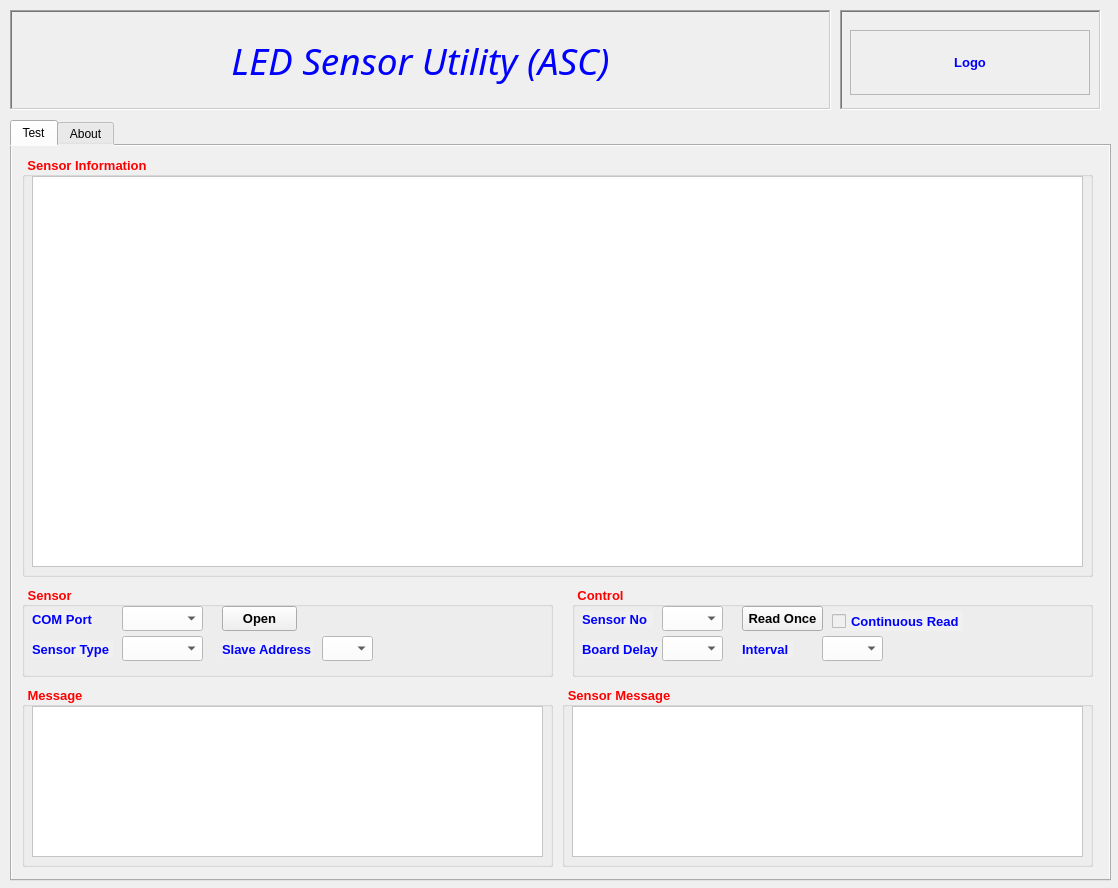
<?xml version="1.0" encoding="UTF-8"?>
<ui version="4.0">
 <class>MainWindow</class>
 <widget class="QMainWindow" name="MainWindow">
  <property name="geometry">
   <rect>
    <x>0</x>
    <y>0</y>
    <width>1118</width>
    <height>888</height>
   </rect>
  </property>
  <property name="font">
   <font>
    <pointsize>10</pointsize>
    <bold>true</bold>
   </font>
  </property>
  <property name="windowTitle">
   <string>MainWindow</string>
  </property>
  <property name="styleSheet">
   <string notr="true">color:black;</string>
  </property>
  <widget class="QWidget" name="centralwidget">
   <widget class="QFrame" name="titleFrame">
    <property name="geometry">
     <rect>
      <x>10</x>
      <y>10</y>
      <width>821</width>
      <height>100</height>
     </rect>
    </property>
    <property name="frameShape">
     <enum>QFrame::WinPanel</enum>
    </property>
    <property name="frameShadow">
     <enum>QFrame::Sunken</enum>
    </property>
    <widget class="QLabel" name="titleLabel">
     <property name="geometry">
      <rect>
       <x>10</x>
       <y>10</y>
       <width>801</width>
       <height>80</height>
      </rect>
     </property>
     <property name="font">
      <font>
       <family>Monotype Corsiva</family>
       <pointsize>28</pointsize>
       <italic>true</italic>
       <bold>false</bold>
      </font>
     </property>
     <property name="layoutDirection">
      <enum>Qt::LeftToRight</enum>
     </property>
     <property name="styleSheet">
      <string notr="true">color: rgb(0, 0, 255);</string>
     </property>
     <property name="text">
      <string>LED Sensor Utility (ASC)</string>
     </property>
     <property name="alignment">
      <set>Qt::AlignCenter</set>
     </property>
    </widget>
   </widget>
   <widget class="QFrame" name="logoFrame">
    <property name="geometry">
     <rect>
      <x>840</x>
      <y>10</y>
      <width>261</width>
      <height>100</height>
     </rect>
    </property>
    <property name="frameShape">
     <enum>QFrame::WinPanel</enum>
    </property>
    <property name="frameShadow">
     <enum>QFrame::Sunken</enum>
    </property>
    <widget class="QLabel" name="logoLabel">
     <property name="geometry">
      <rect>
       <x>10</x>
       <y>20</y>
       <width>240</width>
       <height>65</height>
      </rect>
     </property>
     <property name="font">
      <font>
       <pointsize>10</pointsize>
       <bold>true</bold>
      </font>
     </property>
     <property name="styleSheet">
      <string notr="true">color: rgb(0, 0, 255);</string>
     </property>
     <property name="frameShape">
      <enum>QFrame::StyledPanel</enum>
     </property>
     <property name="frameShadow">
      <enum>QFrame::Plain</enum>
     </property>
     <property name="midLineWidth">
      <number>3</number>
     </property>
     <property name="text">
      <string>Logo</string>
     </property>
     <property name="textFormat">
      <enum>Qt::AutoText</enum>
     </property>
     <property name="alignment">
      <set>Qt::AlignCenter</set>
     </property>
    </widget>
   </widget>
   <widget class="QTabWidget" name="mainTabWidget">
    <property name="geometry">
     <rect>
      <x>10</x>
      <y>120</y>
      <width>1101</width>
      <height>761</height>
     </rect>
    </property>
    <property name="styleSheet">
     <string notr="true">background-color: rgb(240, 240, 240);</string>
    </property>
    <property name="currentIndex">
     <number>0</number>
    </property>
    <widget class="QWidget" name="testTab">
     <attribute name="title">
      <string>Test</string>
     </attribute>
     <widget class="QGroupBox" name="messageGroupBox2">
      <property name="geometry">
       <rect>
        <x>550</x>
        <y>540</y>
        <width>531</width>
        <height>181</height>
       </rect>
      </property>
      <property name="font">
       <font>
        <pointsize>10</pointsize>
        <bold>true</bold>
       </font>
      </property>
      <property name="styleSheet">
       <string notr="true">color:red;</string>
      </property>
      <property name="title">
       <string> Sensor Message </string>
      </property>
      <widget class="QTextEdit" name="messageTextEdit2">
       <property name="geometry">
        <rect>
         <x>10</x>
         <y>20</y>
         <width>511</width>
         <height>151</height>
        </rect>
       </property>
       <property name="font">
        <font>
         <pointsize>10</pointsize>
         <italic>false</italic>
         <bold>true</bold>
        </font>
       </property>
       <property name="styleSheet">
        <string notr="true">color:black;background-color:white;</string>
       </property>
      </widget>
     </widget>
     <widget class="QGroupBox" name="sensorGroupBox">
      <property name="geometry">
       <rect>
        <x>10</x>
        <y>440</y>
        <width>531</width>
        <height>91</height>
       </rect>
      </property>
      <property name="font">
       <font>
        <pointsize>10</pointsize>
        <bold>true</bold>
       </font>
      </property>
      <property name="styleSheet">
       <string notr="true">color:red;</string>
      </property>
      <property name="title">
       <string> Sensor  </string>
      </property>
      <widget class="QLabel" name="sensorLabel1">
       <property name="geometry">
        <rect>
         <x>10</x>
         <y>25</y>
         <width>61</width>
         <height>16</height>
        </rect>
       </property>
       <property name="font">
        <font>
         <pointsize>10</pointsize>
         <bold>true</bold>
        </font>
       </property>
       <property name="styleSheet">
        <string notr="true">color:blue;</string>
       </property>
       <property name="text">
        <string>COM Port</string>
       </property>
      </widget>
      <widget class="QComboBox" name="sensorComboBox1">
       <property name="geometry">
        <rect>
         <x>100</x>
         <y>20</y>
         <width>81</width>
         <height>25</height>
        </rect>
       </property>
       <property name="font">
        <font>
         <pointsize>10</pointsize>
         <bold>true</bold>
        </font>
       </property>
       <property name="styleSheet">
        <string notr="true">color:black;background-color:white;</string>
       </property>
      </widget>
      <widget class="QPushButton" name="sensorButton">
       <property name="geometry">
        <rect>
         <x>200</x>
         <y>20</y>
         <width>75</width>
         <height>25</height>
        </rect>
       </property>
       <property name="font">
        <font>
         <pointsize>10</pointsize>
         <italic>false</italic>
         <bold>true</bold>
        </font>
       </property>
       <property name="styleSheet">
        <string notr="true">color:black;</string>
       </property>
       <property name="text">
        <string>Open</string>
       </property>
      </widget>
      <widget class="QLabel" name="sensorLabel2">
       <property name="geometry">
        <rect>
         <x>10</x>
         <y>55</y>
         <width>81</width>
         <height>16</height>
        </rect>
       </property>
       <property name="font">
        <font>
         <pointsize>10</pointsize>
         <bold>true</bold>
        </font>
       </property>
       <property name="styleSheet">
        <string notr="true">color:blue;</string>
       </property>
       <property name="text">
        <string>Sensor Type</string>
       </property>
      </widget>
      <widget class="QComboBox" name="sensorComboBox2">
       <property name="geometry">
        <rect>
         <x>100</x>
         <y>50</y>
         <width>81</width>
         <height>25</height>
        </rect>
       </property>
       <property name="font">
        <font>
         <pointsize>10</pointsize>
         <bold>true</bold>
        </font>
       </property>
       <property name="styleSheet">
        <string notr="true">color:black;background-color:white;</string>
       </property>
      </widget>
      <widget class="QLabel" name="sensorLabel3">
       <property name="geometry">
        <rect>
         <x>200</x>
         <y>55</y>
         <width>91</width>
         <height>16</height>
        </rect>
       </property>
       <property name="font">
        <font>
         <pointsize>10</pointsize>
         <bold>true</bold>
        </font>
       </property>
       <property name="styleSheet">
        <string notr="true">color:blue;</string>
       </property>
       <property name="text">
        <string>Slave Address</string>
       </property>
      </widget>
      <widget class="QComboBox" name="sensorComboBox3">
       <property name="geometry">
        <rect>
         <x>300</x>
         <y>50</y>
         <width>51</width>
         <height>25</height>
        </rect>
       </property>
       <property name="font">
        <font>
         <pointsize>10</pointsize>
         <bold>true</bold>
        </font>
       </property>
       <property name="styleSheet">
        <string notr="true">color:black;background-color:white;</string>
       </property>
      </widget>
     </widget>
     <widget class="QGroupBox" name="messageGroupBox1">
      <property name="geometry">
       <rect>
        <x>10</x>
        <y>540</y>
        <width>531</width>
        <height>181</height>
       </rect>
      </property>
      <property name="font">
       <font>
        <pointsize>10</pointsize>
        <bold>true</bold>
       </font>
      </property>
      <property name="styleSheet">
       <string notr="true">color:red;</string>
      </property>
      <property name="title">
       <string> Message </string>
      </property>
      <widget class="QTextEdit" name="messageTextEdit1">
       <property name="geometry">
        <rect>
         <x>10</x>
         <y>20</y>
         <width>511</width>
         <height>151</height>
        </rect>
       </property>
       <property name="font">
        <font>
         <pointsize>10</pointsize>
         <italic>false</italic>
         <bold>true</bold>
        </font>
       </property>
       <property name="styleSheet">
        <string notr="true">color:black;background-color:white;</string>
       </property>
      </widget>
     </widget>
     <widget class="QGroupBox" name="controlGroupBox">
      <property name="geometry">
       <rect>
        <x>560</x>
        <y>440</y>
        <width>521</width>
        <height>91</height>
       </rect>
      </property>
      <property name="font">
       <font>
        <pointsize>10</pointsize>
        <bold>true</bold>
       </font>
      </property>
      <property name="styleSheet">
       <string notr="true">color:red;</string>
      </property>
      <property name="title">
       <string> Control </string>
      </property>
      <widget class="QPushButton" name="readRGBButton">
       <property name="geometry">
        <rect>
         <x>170</x>
         <y>20</y>
         <width>81</width>
         <height>25</height>
        </rect>
       </property>
       <property name="font">
        <font>
         <pointsize>10</pointsize>
         <italic>false</italic>
         <bold>true</bold>
        </font>
       </property>
       <property name="styleSheet">
        <string notr="true">color:black;</string>
       </property>
       <property name="text">
        <string>Read Once</string>
       </property>
      </widget>
      <widget class="QLabel" name="controlLabel1">
       <property name="geometry">
        <rect>
         <x>10</x>
         <y>25</y>
         <width>71</width>
         <height>16</height>
        </rect>
       </property>
       <property name="font">
        <font>
         <pointsize>10</pointsize>
         <bold>true</bold>
        </font>
       </property>
       <property name="styleSheet">
        <string notr="true">color:blue;</string>
       </property>
       <property name="text">
        <string>Sensor No</string>
       </property>
      </widget>
      <widget class="QComboBox" name="controlComboBox1">
       <property name="geometry">
        <rect>
         <x>90</x>
         <y>20</y>
         <width>61</width>
         <height>25</height>
        </rect>
       </property>
       <property name="font">
        <font>
         <pointsize>10</pointsize>
         <bold>true</bold>
        </font>
       </property>
       <property name="styleSheet">
        <string notr="true">color:black;background-color:white;</string>
       </property>
      </widget>
      <widget class="QCheckBox" name="continuousCheckBox">
       <property name="geometry">
        <rect>
         <x>260</x>
         <y>25</y>
         <width>131</width>
         <height>20</height>
        </rect>
       </property>
       <property name="font">
        <font>
         <pointsize>10</pointsize>
         <bold>true</bold>
        </font>
       </property>
       <property name="styleSheet">
        <string notr="true">color:blue;</string>
       </property>
       <property name="text">
        <string>Continuous Read</string>
       </property>
      </widget>
      <widget class="QLabel" name="controlLabel2">
       <property name="geometry">
        <rect>
         <x>10</x>
         <y>55</y>
         <width>81</width>
         <height>16</height>
        </rect>
       </property>
       <property name="font">
        <font>
         <pointsize>10</pointsize>
         <bold>true</bold>
        </font>
       </property>
       <property name="styleSheet">
        <string notr="true">color:blue;</string>
       </property>
       <property name="text">
        <string>Board Delay</string>
       </property>
      </widget>
      <widget class="QComboBox" name="controlComboBox2">
       <property name="geometry">
        <rect>
         <x>90</x>
         <y>50</y>
         <width>61</width>
         <height>25</height>
        </rect>
       </property>
       <property name="font">
        <font>
         <pointsize>10</pointsize>
         <bold>true</bold>
        </font>
       </property>
       <property name="styleSheet">
        <string notr="true">color:black;background-color:white;</string>
       </property>
      </widget>
      <widget class="QLabel" name="controlLabel3">
       <property name="geometry">
        <rect>
         <x>170</x>
         <y>55</y>
         <width>51</width>
         <height>16</height>
        </rect>
       </property>
       <property name="font">
        <font>
         <pointsize>10</pointsize>
         <bold>true</bold>
        </font>
       </property>
       <property name="styleSheet">
        <string notr="true">color:blue;</string>
       </property>
       <property name="text">
        <string>Interval</string>
       </property>
      </widget>
      <widget class="QComboBox" name="controlComboBox3">
       <property name="geometry">
        <rect>
         <x>250</x>
         <y>50</y>
         <width>61</width>
         <height>25</height>
        </rect>
       </property>
       <property name="font">
        <font>
         <pointsize>10</pointsize>
         <bold>true</bold>
        </font>
       </property>
       <property name="styleSheet">
        <string notr="true">color:black;background-color:white;</string>
       </property>
      </widget>
     </widget>
     <widget class="QGroupBox" name="messageGroupBox3">
      <property name="geometry">
       <rect>
        <x>10</x>
        <y>10</y>
        <width>1071</width>
        <height>421</height>
       </rect>
      </property>
      <property name="font">
       <font>
        <pointsize>10</pointsize>
        <bold>true</bold>
       </font>
      </property>
      <property name="styleSheet">
       <string notr="true">color:red;</string>
      </property>
      <property name="title">
       <string> Sensor Information </string>
      </property>
      <widget class="QTableView" name="sensorTableView">
       <property name="geometry">
        <rect>
         <x>10</x>
         <y>20</y>
         <width>1051</width>
         <height>391</height>
        </rect>
       </property>
       <property name="styleSheet">
        <string notr="true">color:black;background-color:white;</string>
       </property>
      </widget>
     </widget>
    </widget>
    <widget class="QWidget" name="aboutTab">
     <attribute name="title">
      <string>About</string>
     </attribute>
     <widget class="QTextEdit" name="testarchPanel">
      <property name="enabled">
       <bool>false</bool>
      </property>
      <property name="geometry">
       <rect>
        <x>20</x>
        <y>10</y>
        <width>641</width>
        <height>711</height>
       </rect>
      </property>
     </widget>
     <widget class="QTextEdit" name="releasenoteTextEdit">
      <property name="geometry">
       <rect>
        <x>30</x>
        <y>20</y>
        <width>621</width>
        <height>691</height>
       </rect>
      </property>
      <property name="styleSheet">
       <string notr="true">background-color: rgb(255, 255, 255);</string>
      </property>
     </widget>
     <widget class="QGroupBox" name="aboutGroupBox">
      <property name="geometry">
       <rect>
        <x>670</x>
        <y>10</y>
        <width>411</width>
        <height>711</height>
       </rect>
      </property>
      <property name="font">
       <font>
        <pointsize>10</pointsize>
       </font>
      </property>
      <property name="styleSheet">
       <string notr="true">color: rgb(255, 0,0);</string>
      </property>
      <property name="title">
       <string> About </string>
      </property>
      <widget class="QLabel" name="aboutLabel1">
       <property name="geometry">
        <rect>
         <x>20</x>
         <y>30</y>
         <width>381</width>
         <height>20</height>
        </rect>
       </property>
       <property name="font">
        <font>
         <pointsize>10</pointsize>
         <bold>false</bold>
        </font>
       </property>
       <property name="styleSheet">
        <string notr="true">color: rgb(0, 0, 0);</string>
       </property>
       <property name="text">
        <string>LED Sensor Utility (ASC)  Version 1.0.0.0</string>
       </property>
       <property name="textFormat">
        <enum>Qt::AutoText</enum>
       </property>
      </widget>
      <widget class="QLabel" name="aboutLabel2">
       <property name="geometry">
        <rect>
         <x>20</x>
         <y>55</y>
         <width>201</width>
         <height>16</height>
        </rect>
       </property>
       <property name="font">
        <font>
         <pointsize>10</pointsize>
         <bold>false</bold>
        </font>
       </property>
       <property name="styleSheet">
        <string notr="true">color: rgb(0, 0, 0);</string>
       </property>
       <property name="text">
        <string>Accton Technology Corporation.</string>
       </property>
       <property name="textFormat">
        <enum>Qt::AutoText</enum>
       </property>
      </widget>
      <widget class="QLabel" name="aboutLabel3">
       <property name="geometry">
        <rect>
         <x>20</x>
         <y>80</y>
         <width>131</width>
         <height>16</height>
        </rect>
       </property>
       <property name="font">
        <font>
         <pointsize>10</pointsize>
         <bold>false</bold>
        </font>
       </property>
       <property name="styleSheet">
        <string notr="true">color: rgb(0, 0, 0);</string>
       </property>
       <property name="text">
        <string>All Rights Reserved.</string>
       </property>
       <property name="textFormat">
        <enum>Qt::AutoText</enum>
       </property>
      </widget>
      <widget class="QLabel" name="authorLabel1">
       <property name="geometry">
        <rect>
         <x>20</x>
         <y>620</y>
         <width>191</width>
         <height>20</height>
        </rect>
       </property>
       <property name="font">
        <font>
         <pointsize>10</pointsize>
         <bold>false</bold>
        </font>
       </property>
       <property name="styleSheet">
        <string notr="true">color: rgb(0, 0, 0);</string>
       </property>
       <property name="text">
        <string>Author: 朱建杭(Max Chu)</string>
       </property>
       <property name="textFormat">
        <enum>Qt::AutoText</enum>
       </property>
      </widget>
      <widget class="QLabel" name="authorLabel2">
       <property name="geometry">
        <rect>
         <x>20</x>
         <y>650</y>
         <width>191</width>
         <height>20</height>
        </rect>
       </property>
       <property name="font">
        <font>
         <pointsize>10</pointsize>
         <bold>false</bold>
        </font>
       </property>
       <property name="styleSheet">
        <string notr="true">color: rgb(0, 0, 0);</string>
       </property>
       <property name="text">
        <string>TEL: +886-3-5770270#2422</string>
       </property>
       <property name="textFormat">
        <enum>Qt::AutoText</enum>
       </property>
      </widget>
      <widget class="QLabel" name="authorLabel3">
       <property name="geometry">
        <rect>
         <x>20</x>
         <y>680</y>
         <width>191</width>
         <height>20</height>
        </rect>
       </property>
       <property name="font">
        <font>
         <pointsize>10</pointsize>
         <bold>false</bold>
        </font>
       </property>
       <property name="styleSheet">
        <string notr="true">color: rgb(0, 0, 0);</string>
       </property>
       <property name="text">
        <string>E-Mail: max_chu@accton.com</string>
       </property>
       <property name="textFormat">
        <enum>Qt::AutoText</enum>
       </property>
      </widget>
     </widget>
    </widget>
   </widget>
  </widget>
 </widget>
 <resources/>
 <connections/>
</ui>
